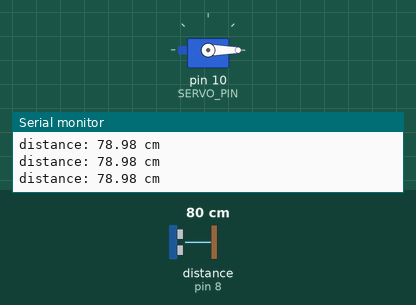
This sketch was run on a simulated Arduino Uno, built with avr-gcc and run on an emulated ATmega328P. Shown: servo, the last lines printed to the serial monitor. Wiring (inferred from the names in the program): ultrasonic range finder: trigger pin 7; echo pin 8. The test bench sets the inputs (shaded band); at power-on: distance to the obstacle (sensor on pin 8) 80 cm. The echo pulse lasts 58.3 µs per cm.

Above: at 1.3 s.
1.4 s: distance to the obstacle (sensor on pin 8) set to 17 cm
2.9 s: distance to the obstacle (sensor on pin 8) set to 12 cm
At 3.5 s:
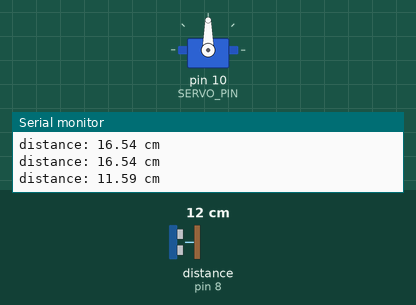
4.5 s: distance to the obstacle (sensor on pin 8) set to 18 cm
At 4.8 s:
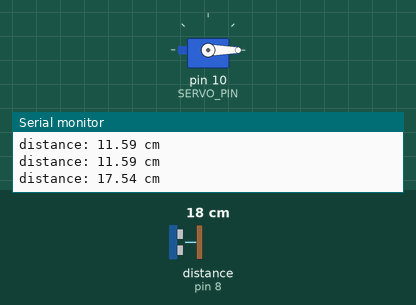
6.0 s: distance to the obstacle (sensor on pin 8) set to 2 cm
At 7.4 s:
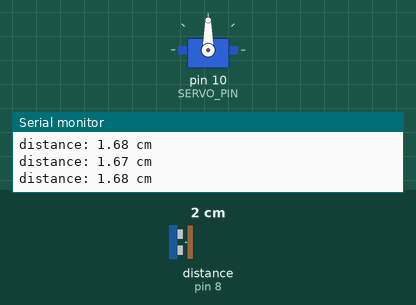
Timing chart, 0 to 8.5 s (numbered marks = the images above; inputs shaded):
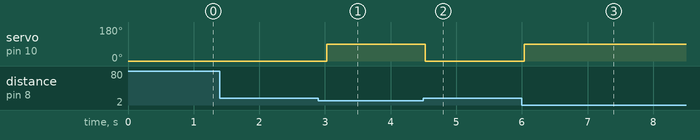

The sketch:

distancesensorcandy.ino
```cpp
#include <Servo.h>

// constants won't change
const int TRIG_PIN  = 7;  // Arduino pin connected to Ultrasonic Sensor's TRIG pin
const int ECHO_PIN  = 8;  // Arduino pin connected to Ultrasonic Sensor's ECHO pin
const int SERVO_PIN = 10; // Arduino pin connected to Servo Motor's pin
const int DISTANCE_THRESHOLD = 14; // centimeters

Servo servo; // create servo object to control a servo

// variables will change:
float duration_us, distance_cm;

void setup() {
  Serial.begin (9600);       // initialize serial port
  pinMode(TRIG_PIN, OUTPUT); // set arduino pin to output mode
  pinMode(ECHO_PIN, INPUT);  // set arduino pin to input mode
  servo.attach(SERVO_PIN);   // attaches the servo on pin 9 to the servo object
  servo.write(0);
}

void loop() {
  // generate 10-microsecond pulse to TRIG pin
  digitalWrite(TRIG_PIN, HIGH);
  delayMicroseconds(10);
  digitalWrite(TRIG_PIN, LOW);

  // measure duration of pulse from ECHO pin
  duration_us = pulseIn(ECHO_PIN, HIGH);
  // calculate the distance
  distance_cm = 0.017 * duration_us;

  if (distance_cm < DISTANCE_THRESHOLD)
    servo.write(90); // rotate servo motor to 90 degree

  else
    servo.write(0);  // rotate servo motor to 0 degree

  // print the value to Serial Monitor
  Serial.print("distance: ");
  Serial.print(distance_cm);
  Serial.println(" cm");


  delay(500);
}
```

Measured:
- the behaviour switches between 15 and 14 cm on distance to the obstacle (sensor on pin 8) (found by bisection; images 0 and 1)
- after the input at 2.9 s, servo on pin 10 (SERVO_PIN): 0° → 90° after 0.12 s
- after the input at 4.5 s, servo on pin 10 (SERVO_PIN): 90° → 0° at once
- after the input at 6.0 s, servo on pin 10 (SERVO_PIN): 0° → 90° at once
